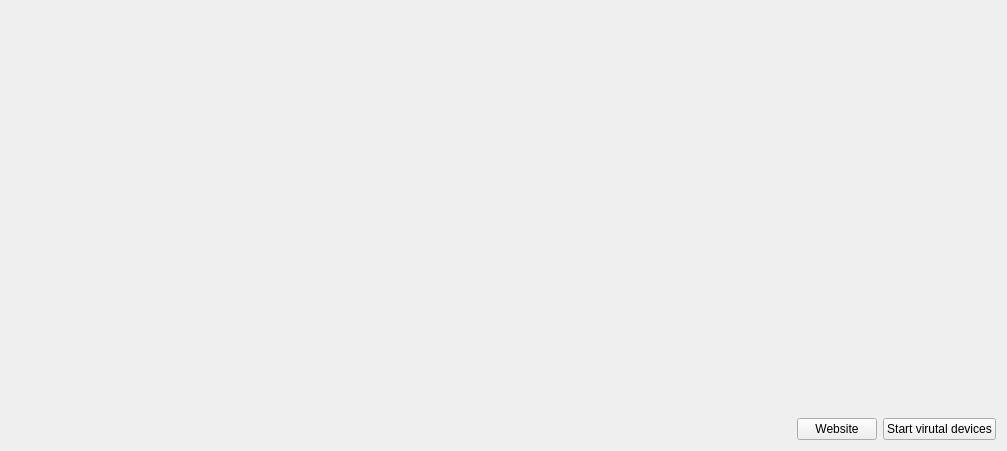
<?xml version="1.0" encoding="UTF-8"?>
<ui version="4.0">
 <class>OnlineConferenceView</class>
 <widget class="QWidget" name="OnlineConferenceView">
  <property name="geometry">
   <rect>
    <x>0</x>
    <y>0</y>
    <width>1007</width>
    <height>451</height>
   </rect>
  </property>
  <property name="mouseTracking">
   <bool>false</bool>
  </property>
  <layout class="QGridLayout" name="gridLayout">
   <item row="0" column="0">
    <layout class="QVBoxLayout" name="verticalLayout">
     <item>
      <spacer name="verticalSpacer_2">
       <property name="orientation">
        <enum>Qt::Vertical</enum>
       </property>
       <property name="sizeHint" stdset="0">
        <size>
         <width>20</width>
         <height>40</height>
        </size>
       </property>
      </spacer>
     </item>
     <item>
      <widget class="QLabel" name="label">
       <property name="enabled">
        <bool>true</bool>
       </property>
       <property name="sizePolicy">
        <sizepolicy hsizetype="Preferred" vsizetype="Preferred">
         <horstretch>0</horstretch>
         <verstretch>0</verstretch>
        </sizepolicy>
       </property>
       <property name="text">
        <string/>
       </property>
       <property name="pixmap">
        <pixmap resource="../../../resources/resources.qrc">:/images/logo.svg</pixmap>
       </property>
       <property name="alignment">
        <set>Qt::AlignCenter</set>
       </property>
      </widget>
     </item>
     <item>
      <spacer name="verticalSpacer">
       <property name="orientation">
        <enum>Qt::Vertical</enum>
       </property>
       <property name="sizeHint" stdset="0">
        <size>
         <width>20</width>
         <height>40</height>
        </size>
       </property>
      </spacer>
     </item>
     <item>
      <layout class="QHBoxLayout" name="horizontalLayout">
       <item>
        <spacer name="horizontalSpacer">
         <property name="orientation">
          <enum>Qt::Horizontal</enum>
         </property>
         <property name="sizeHint" stdset="0">
          <size>
           <width>40</width>
           <height>20</height>
          </size>
         </property>
        </spacer>
       </item>
       <item>
        <widget class="QPushButton" name="websiteButton">
         <property name="text">
          <string>Website</string>
         </property>
        </widget>
       </item>
       <item>
        <widget class="QPushButton" name="startButton">
         <property name="text">
          <string>Start virutal devices</string>
         </property>
        </widget>
       </item>
      </layout>
     </item>
    </layout>
   </item>
  </layout>
 </widget>
 <resources>
  <include location="../../../resources/resources.qrc"/>
 </resources>
 <connections/>
</ui>
